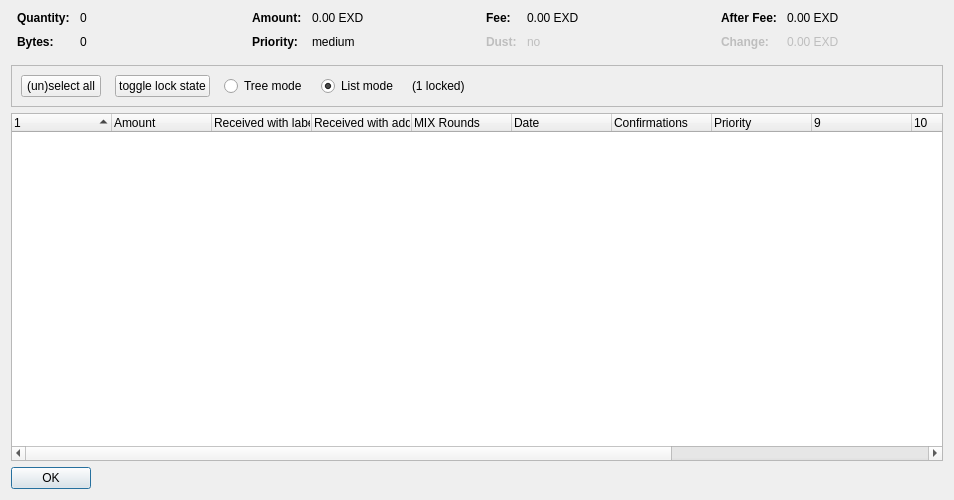
<?xml version="1.0" encoding="UTF-8"?>
<ui version="4.0">
 <class>CoinControlDialog</class>
 <widget class="QDialog" name="CoinControlDialog">
  <property name="geometry">
   <rect>
    <x>0</x>
    <y>0</y>
    <width>954</width>
    <height>500</height>
   </rect>
  </property>
  <property name="windowTitle">
   <string>Coin Selection</string>
  </property>
  <layout class="QVBoxLayout" name="verticalLayout">
   <item>
    <layout class="QHBoxLayout" name="horizontalLayoutTop" stretch="0,0,0,0">
     <property name="topMargin">
      <number>0</number>
     </property>
     <property name="bottomMargin">
      <number>10</number>
     </property>
     <item>
      <layout class="QFormLayout" name="formLayoutCoinControl1">
       <property name="horizontalSpacing">
        <number>10</number>
       </property>
       <property name="verticalSpacing">
        <number>10</number>
       </property>
       <property name="leftMargin">
        <number>6</number>
       </property>
       <property name="rightMargin">
        <number>6</number>
       </property>
       <item row="0" column="0">
        <widget class="QLabel" name="labelCoinControlQuantityText">
         <property name="font">
          <font>
           <weight>75</weight>
           <bold>true</bold>
          </font>
         </property>
         <property name="text">
          <string>Quantity:</string>
         </property>
        </widget>
       </item>
       <item row="0" column="1">
        <widget class="QLabel" name="labelCoinControlQuantity">
         <property name="cursor">
          <cursorShape>IBeamCursor</cursorShape>
         </property>
         <property name="contextMenuPolicy">
          <enum>Qt::ActionsContextMenu</enum>
         </property>
         <property name="text">
          <string notr="true">0</string>
         </property>
         <property name="textInteractionFlags">
          <set>Qt::LinksAccessibleByMouse|Qt::TextSelectableByKeyboard|Qt::TextSelectableByMouse</set>
         </property>
        </widget>
       </item>
       <item row="1" column="0">
        <widget class="QLabel" name="labelCoinControlBytesText">
         <property name="font">
          <font>
           <weight>75</weight>
           <bold>true</bold>
          </font>
         </property>
         <property name="text">
          <string>Bytes:</string>
         </property>
        </widget>
       </item>
       <item row="1" column="1">
        <widget class="QLabel" name="labelCoinControlBytes">
         <property name="cursor">
          <cursorShape>IBeamCursor</cursorShape>
         </property>
         <property name="contextMenuPolicy">
          <enum>Qt::ActionsContextMenu</enum>
         </property>
         <property name="text">
          <string notr="true">0</string>
         </property>
         <property name="textInteractionFlags">
          <set>Qt::LinksAccessibleByMouse|Qt::TextSelectableByKeyboard|Qt::TextSelectableByMouse</set>
         </property>
        </widget>
       </item>
      </layout>
     </item>
     <item>
      <layout class="QFormLayout" name="formLayoutCoinControl2">
       <property name="horizontalSpacing">
        <number>10</number>
       </property>
       <property name="verticalSpacing">
        <number>10</number>
       </property>
       <property name="leftMargin">
        <number>6</number>
       </property>
       <property name="rightMargin">
        <number>6</number>
       </property>
       <item row="0" column="0">
        <widget class="QLabel" name="labelCoinControlAmountText">
         <property name="font">
          <font>
           <weight>75</weight>
           <bold>true</bold>
          </font>
         </property>
         <property name="text">
          <string>Amount:</string>
         </property>
        </widget>
       </item>
       <item row="0" column="1">
        <widget class="QLabel" name="labelCoinControlAmount">
         <property name="cursor">
          <cursorShape>IBeamCursor</cursorShape>
         </property>
         <property name="contextMenuPolicy">
          <enum>Qt::ActionsContextMenu</enum>
         </property>
         <property name="text">
          <string notr="true">0.00 EXD</string>
         </property>
         <property name="textInteractionFlags">
          <set>Qt::LinksAccessibleByMouse|Qt::TextSelectableByKeyboard|Qt::TextSelectableByMouse</set>
         </property>
        </widget>
       </item>
       <item row="1" column="0">
        <widget class="QLabel" name="labelCoinControlPriorityText">
         <property name="font">
          <font>
           <weight>75</weight>
           <bold>true</bold>
          </font>
         </property>
         <property name="text">
          <string>Priority:</string>
         </property>
        </widget>
       </item>
       <item row="1" column="1">
        <widget class="QLabel" name="labelCoinControlPriority">
         <property name="cursor">
          <cursorShape>IBeamCursor</cursorShape>
         </property>
         <property name="contextMenuPolicy">
          <enum>Qt::ActionsContextMenu</enum>
         </property>
         <property name="text">
          <string>medium</string>
         </property>
         <property name="textInteractionFlags">
          <set>Qt::LinksAccessibleByMouse|Qt::TextSelectableByKeyboard|Qt::TextSelectableByMouse</set>
         </property>
        </widget>
       </item>
      </layout>
     </item>
     <item>
      <layout class="QFormLayout" name="formLayoutCoinControl3">
       <property name="horizontalSpacing">
        <number>10</number>
       </property>
       <property name="verticalSpacing">
        <number>10</number>
       </property>
       <property name="leftMargin">
        <number>6</number>
       </property>
       <property name="rightMargin">
        <number>6</number>
       </property>
       <item row="0" column="0">
        <widget class="QLabel" name="labelCoinControlFeeText">
         <property name="font">
          <font>
           <weight>75</weight>
           <bold>true</bold>
          </font>
         </property>
         <property name="text">
          <string>Fee:</string>
         </property>
        </widget>
       </item>
       <item row="0" column="1">
        <widget class="QLabel" name="labelCoinControlFee">
         <property name="cursor">
          <cursorShape>IBeamCursor</cursorShape>
         </property>
         <property name="contextMenuPolicy">
          <enum>Qt::ActionsContextMenu</enum>
         </property>
         <property name="text">
          <string notr="true">0.00 EXD</string>
         </property>
         <property name="textInteractionFlags">
          <set>Qt::LinksAccessibleByMouse|Qt::TextSelectableByKeyboard|Qt::TextSelectableByMouse</set>
         </property>
        </widget>
       </item>
       <item row="1" column="0">
        <widget class="QLabel" name="labelCoinControlLowOutputText">
         <property name="enabled">
          <bool>false</bool>
         </property>
         <property name="font">
          <font>
           <weight>75</weight>
           <bold>true</bold>
          </font>
         </property>
         <property name="text">
          <string>Dust:</string>
         </property>
        </widget>
       </item>
       <item row="1" column="1">
        <widget class="QLabel" name="labelCoinControlLowOutput">
         <property name="enabled">
          <bool>false</bool>
         </property>
         <property name="cursor">
          <cursorShape>IBeamCursor</cursorShape>
         </property>
         <property name="contextMenuPolicy">
          <enum>Qt::ActionsContextMenu</enum>
         </property>
         <property name="text">
          <string>no</string>
         </property>
         <property name="textInteractionFlags">
          <set>Qt::LinksAccessibleByMouse|Qt::TextSelectableByKeyboard|Qt::TextSelectableByMouse</set>
         </property>
        </widget>
       </item>
      </layout>
     </item>
     <item>
      <layout class="QFormLayout" name="formLayoutCoinControl4">
       <property name="horizontalSpacing">
        <number>10</number>
       </property>
       <property name="verticalSpacing">
        <number>10</number>
       </property>
       <property name="leftMargin">
        <number>6</number>
       </property>
       <property name="rightMargin">
        <number>6</number>
       </property>
       <item row="0" column="0">
        <widget class="QLabel" name="labelCoinControlAfterFeeText">
         <property name="font">
          <font>
           <weight>75</weight>
           <bold>true</bold>
          </font>
         </property>
         <property name="text">
          <string>After Fee:</string>
         </property>
        </widget>
       </item>
       <item row="0" column="1">
        <widget class="QLabel" name="labelCoinControlAfterFee">
         <property name="cursor">
          <cursorShape>IBeamCursor</cursorShape>
         </property>
         <property name="contextMenuPolicy">
          <enum>Qt::ActionsContextMenu</enum>
         </property>
         <property name="text">
          <string notr="true">0.00 EXD</string>
         </property>
         <property name="textInteractionFlags">
          <set>Qt::LinksAccessibleByMouse|Qt::TextSelectableByKeyboard|Qt::TextSelectableByMouse</set>
         </property>
        </widget>
       </item>
       <item row="1" column="0">
        <widget class="QLabel" name="labelCoinControlChangeText">
         <property name="enabled">
          <bool>false</bool>
         </property>
         <property name="font">
          <font>
           <weight>75</weight>
           <bold>true</bold>
          </font>
         </property>
         <property name="text">
          <string>Change:</string>
         </property>
        </widget>
       </item>
       <item row="1" column="1">
        <widget class="QLabel" name="labelCoinControlChange">
         <property name="enabled">
          <bool>false</bool>
         </property>
         <property name="cursor">
          <cursorShape>IBeamCursor</cursorShape>
         </property>
         <property name="contextMenuPolicy">
          <enum>Qt::ActionsContextMenu</enum>
         </property>
         <property name="text">
          <string notr="true">0.00 EXD</string>
         </property>
         <property name="textInteractionFlags">
          <set>Qt::LinksAccessibleByMouse|Qt::TextSelectableByKeyboard|Qt::TextSelectableByMouse</set>
         </property>
        </widget>
       </item>
      </layout>
     </item>
    </layout>
   </item>
   <item>
    <widget class="QFrame" name="frame">
     <property name="minimumSize">
      <size>
       <width>0</width>
       <height>40</height>
      </size>
     </property>
     <property name="frameShape">
      <enum>QFrame::StyledPanel</enum>
     </property>
     <property name="frameShadow">
      <enum>QFrame::Sunken</enum>
     </property>
     <layout class="QHBoxLayout" name="horizontalLayout">
      <item>
       <layout class="QHBoxLayout" name="horizontalLayoutPanel" stretch="0,0,0,0,0,0">
        <property name="spacing">
         <number>14</number>
        </property>
        <item>
         <widget class="QPushButton" name="pushButtonSelectAll">
          <property name="sizePolicy">
           <sizepolicy hsizetype="Maximum" vsizetype="Fixed">
            <horstretch>0</horstretch>
            <verstretch>0</verstretch>
           </sizepolicy>
          </property>
          <property name="text">
           <string>(un)select all</string>
          </property>
          <property name="autoDefault">
           <bool>false</bool>
          </property>
         </widget>
        </item>
        <item>
         <widget class="QPushButton" name="pushButtonToggleLock">
          <property name="sizePolicy">
           <sizepolicy hsizetype="Maximum" vsizetype="Fixed">
            <horstretch>0</horstretch>
            <verstretch>0</verstretch>
           </sizepolicy>
          </property>
          <property name="text">
           <string>toggle lock state</string>
          </property>
          <property name="autoDefault">
           <bool>false</bool>
          </property>
         </widget>
        </item>
        <item>
         <widget class="QRadioButton" name="radioTreeMode">
          <property name="sizePolicy">
           <sizepolicy hsizetype="Maximum" vsizetype="Fixed">
            <horstretch>0</horstretch>
            <verstretch>0</verstretch>
           </sizepolicy>
          </property>
          <property name="text">
           <string>Tree mode</string>
          </property>
         </widget>
        </item>
        <item>
         <widget class="QRadioButton" name="radioListMode">
          <property name="sizePolicy">
           <sizepolicy hsizetype="Maximum" vsizetype="Fixed">
            <horstretch>0</horstretch>
            <verstretch>0</verstretch>
           </sizepolicy>
          </property>
          <property name="text">
           <string>List mode</string>
          </property>
          <property name="checked">
           <bool>true</bool>
          </property>
         </widget>
        </item>
        <item>
         <widget class="QLabel" name="labelLocked">
          <property name="text">
           <string>(1 locked)</string>
          </property>
         </widget>
        </item>
        <item>
         <spacer name="horizontalSpacer">
          <property name="orientation">
           <enum>Qt::Horizontal</enum>
          </property>
          <property name="sizeHint" stdset="0">
           <size>
            <width>40</width>
            <height>20</height>
           </size>
          </property>
         </spacer>
        </item>
       </layout>
      </item>
     </layout>
    </widget>
   </item>
   <item>
    <widget class="CoinControlTreeWidget" name="treeWidget">
     <property name="contextMenuPolicy">
      <enum>Qt::CustomContextMenu</enum>
     </property>
     <property name="sortingEnabled">
      <bool>false</bool>
     </property>
     <property name="columnCount">
      <number>13</number>
     </property>
     <attribute name="headerShowSortIndicator" stdset="0">
      <bool>true</bool>
     </attribute>
     <attribute name="headerStretchLastSection">
      <bool>false</bool>
     </attribute>
     <column>
      <property name="text">
       <string/>
      </property>
     </column>
     <column>
      <property name="text">
       <string>Amount</string>
      </property>
     </column>
     <column>
      <property name="text">
       <string>Received with label</string>
      </property>
     </column>
     <column>
      <property name="text">
       <string>Received with address</string>
      </property>
     </column>
     <column>
      <property name="text">
       <string>MIX Rounds</string>
      </property>
     </column>
     <column>
      <property name="text">
       <string>Date</string>
      </property>
     </column>
     <column>
      <property name="text">
       <string>Confirmations</string>
      </property>
      <property name="toolTip">
       <string>Confirmed</string>
      </property>
     </column>
     <column>
      <property name="text">
       <string>Priority</string>
      </property>
     </column>
     <column>
      <property name="text">
       <string/>
      </property>
     </column>
     <column>
      <property name="text">
       <string/>
      </property>
     </column>
     <column>
      <property name="text">
       <string/>
      </property>
     </column>
     <column>
      <property name="text">
       <string/>
      </property>
     </column>
     <column>
      <property name="text">
       <string/>
      </property>
     </column>
    </widget>
   </item>
   <item>
    <widget class="QDialogButtonBox" name="buttonBox">
     <property name="sizePolicy">
      <sizepolicy hsizetype="Maximum" vsizetype="Fixed">
       <horstretch>0</horstretch>
       <verstretch>0</verstretch>
      </sizepolicy>
     </property>
     <property name="orientation">
      <enum>Qt::Horizontal</enum>
     </property>
     <property name="standardButtons">
      <set>QDialogButtonBox::Ok</set>
     </property>
    </widget>
   </item>
  </layout>
 </widget>
 <customwidgets>
  <customwidget>
   <class>CoinControlTreeWidget</class>
   <extends>QTreeWidget</extends>
   <header>coincontroltreewidget.h</header>
  </customwidget>
 </customwidgets>
 <resources/>
 <connections/>
</ui>
